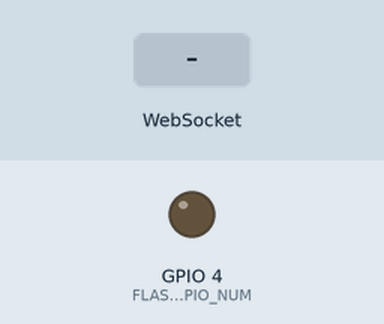
This sketch was run on a simulated ESP32. Shown: output pins drawn as LEDs (lit = HIGH). The inputs (shaded band) are chosen by the test bench. WiFi joins after 1.5 s; servers stay silent unless stated; the camera gives no picture; what the sketch prints to the serial monitor is not drawn.

Above: at 3.0 s.
3.1 s: WebSocket text "flash_on" received
At 4.0 s:
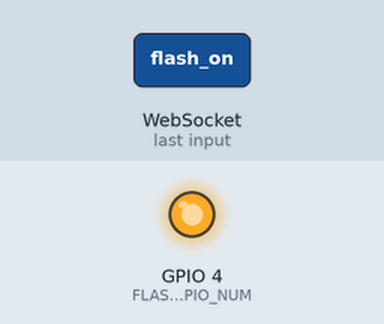
4.6 s: WebSocket text "flash_off" received
At 5.2 s:
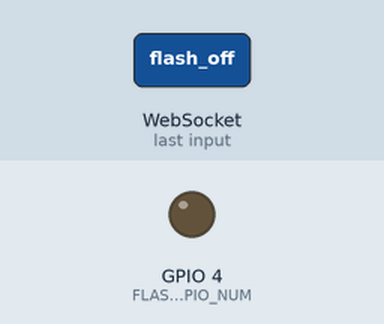
Timing chart, 0 to 7.6 s (numbered marks = the images above; inputs shaded):
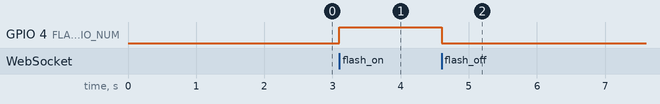

Measured:
- after the input at 3.1 s, GPIO 4 (FLASH_GPIO_NUM): LOW → HIGH at once
- after the input at 4.6 s, GPIO 4 (FLASH_GPIO_NUM): HIGH → LOW at once

The sketch:

smart_cart_camera.ino
```cpp
#include <WiFi.h>
#include <esp_camera.h>
#include <WebSocketsClient.h>
#include <base64.h>
#include <ArduinoJson.h>

// WiFi credentials
// const char* ssid = "Preetham.V";
// const char* password = "dkzn7849";
const char* ssid = "moto";
const char* password = "12345679";
// Server configuration
const char* server_ip = "192.168.228.77"; // <-- your PC's IP
const int server_port = 5000;             // <-- port for server.py
// const char* server_path = "/";            // <-- plain WebSocket
const char* server_path = "/socket.io/?EIO=4&transport=websocket";
// Cart configuration
const char* cart_id = "cart_001";
unsigned long lastSend = 0;
unsigned long interval = 1000; // 1 second

WebSocketsClient webSocket;

// Camera pins for AI Thinker ESP32-CAM board
#define PWDN_GPIO_NUM     32
#define RESET_GPIO_NUM    -1
#define XCLK_GPIO_NUM      0
#define SIOD_GPIO_NUM     26
#define SIOC_GPIO_NUM     27
#define Y9_GPIO_NUM       35
#define Y8_GPIO_NUM       34
#define Y7_GPIO_NUM       39
#define Y6_GPIO_NUM       36
#define Y5_GPIO_NUM       21
#define Y4_GPIO_NUM       19
#define Y3_GPIO_NUM       18
#define Y2_GPIO_NUM        5
#define VSYNC_GPIO_NUM    25
#define HREF_GPIO_NUM     23
#define PCLK_GPIO_NUM     22

#define FLASH_GPIO_NUM 4
bool flashEnabled = false;

void startCamera() {
  camera_config_t config;
  config.ledc_channel = LEDC_CHANNEL_0;
  config.ledc_timer = LEDC_TIMER_0;
  config.pin_d0 = Y2_GPIO_NUM;
  config.pin_d1 = Y3_GPIO_NUM;
  config.pin_d2 = Y4_GPIO_NUM;
  config.pin_d3 = Y5_GPIO_NUM;
  config.pin_d4 = Y6_GPIO_NUM;
  config.pin_d5 = Y7_GPIO_NUM;
  config.pin_d6 = Y8_GPIO_NUM;
  config.pin_d7 = Y9_GPIO_NUM;
  config.pin_xclk = XCLK_GPIO_NUM;
  config.pin_pclk = PCLK_GPIO_NUM;
  config.pin_vsync = VSYNC_GPIO_NUM;
  config.pin_href = HREF_GPIO_NUM;
  config.pin_sccb_sda = SIOD_GPIO_NUM;
  config.pin_sccb_scl = SIOC_GPIO_NUM;
  config.pin_pwdn = PWDN_GPIO_NUM;
  config.pin_reset = RESET_GPIO_NUM;
  config.xclk_freq_hz = 20000000;
  config.pixel_format = PIXFORMAT_JPEG;
  config.frame_size = FRAMESIZE_VGA;
  config.jpeg_quality = 10;
  config.fb_count = 1;

  esp_err_t err = esp_camera_init(&config);
  if (err != ESP_OK) {
    Serial.printf("Camera init failed with error 0x%x\n", err);
    return;
  }

  pinMode(FLASH_GPIO_NUM, OUTPUT);
  digitalWrite(FLASH_GPIO_NUM, LOW);
}

void toggleFlash(bool enable) {
  flashEnabled = enable;
  digitalWrite(FLASH_GPIO_NUM, enable ? HIGH : LOW);
}

void sendImage() {
  if (!webSocket.isConnected()) {
    Serial.println("WebSocket not connected");
    return;
  }

  camera_fb_t *fb = esp_camera_fb_get();
  if (!fb) {
    Serial.println("Camera capture failed");
    return;
  }

  JsonDocument doc;
  doc["type"] = "esp32_frame";
  doc["cart_id"] = cart_id;
  String imageBase64 = base64::encode(fb->buf, fb->len);
  doc["image"] = imageBase64;

  String jsonString;
  serializeJson(doc, jsonString);

  Serial.println("Sending image frame...");
  webSocket.sendTXT(jsonString);

  esp_camera_fb_return(fb);
}

void sendCartConnectMessage() {
  JsonDocument doc;
  doc["type"] = "cart_connect";
  doc["cart_id"] = cart_id;
  String jsonString;
  serializeJson(doc, jsonString);
  webSocket.sendTXT(jsonString);
}

void handleWebSocketEvent(WStype_t type, uint8_t * payload, size_t length) {
  switch(type) {
    case WStype_DISCONNECTED:
      Serial.println("Disconnected from server");
      break;
    case WStype_CONNECTED:
      Serial.println("Connected to server");
      sendCartConnectMessage();
      break;
    case WStype_TEXT: {
      String message = String((char*)payload);
      if (message.indexOf("flash_on") >= 0) {
        toggleFlash(true);
      } else if (message.indexOf("flash_off") >= 0) {
        toggleFlash(false);
      }
      break;
    }
    default:
      break;
  }
}

void setup() {
  Serial.begin(115200);
  startCamera();

  WiFi.begin(ssid, password);
  Serial.print("Connecting to WiFi");
  while (WiFi.status() != WL_CONNECTED) {
    delay(500);
    Serial.print(".");
  }
  Serial.println("\nConnected to WiFi");
  Serial.print("IP Address: ");
  Serial.println(WiFi.localIP());

  webSocket.begin(server_ip, server_port, server_path);
  webSocket.onEvent(handleWebSocketEvent);
  webSocket.setReconnectInterval(5000);
  webSocket.enableHeartbeat(15000, 3000, 2);
}

void loop() {
  webSocket.loop();

  if (millis() - lastSend > interval && webSocket.isConnected()) {
    sendImage();
    lastSend = millis();
  }

  if (WiFi.status() != WL_CONNECTED) {
    Serial.println("WiFi disconnected. Reconnecting...");
    WiFi.begin(ssid, password);
  }
}
```
